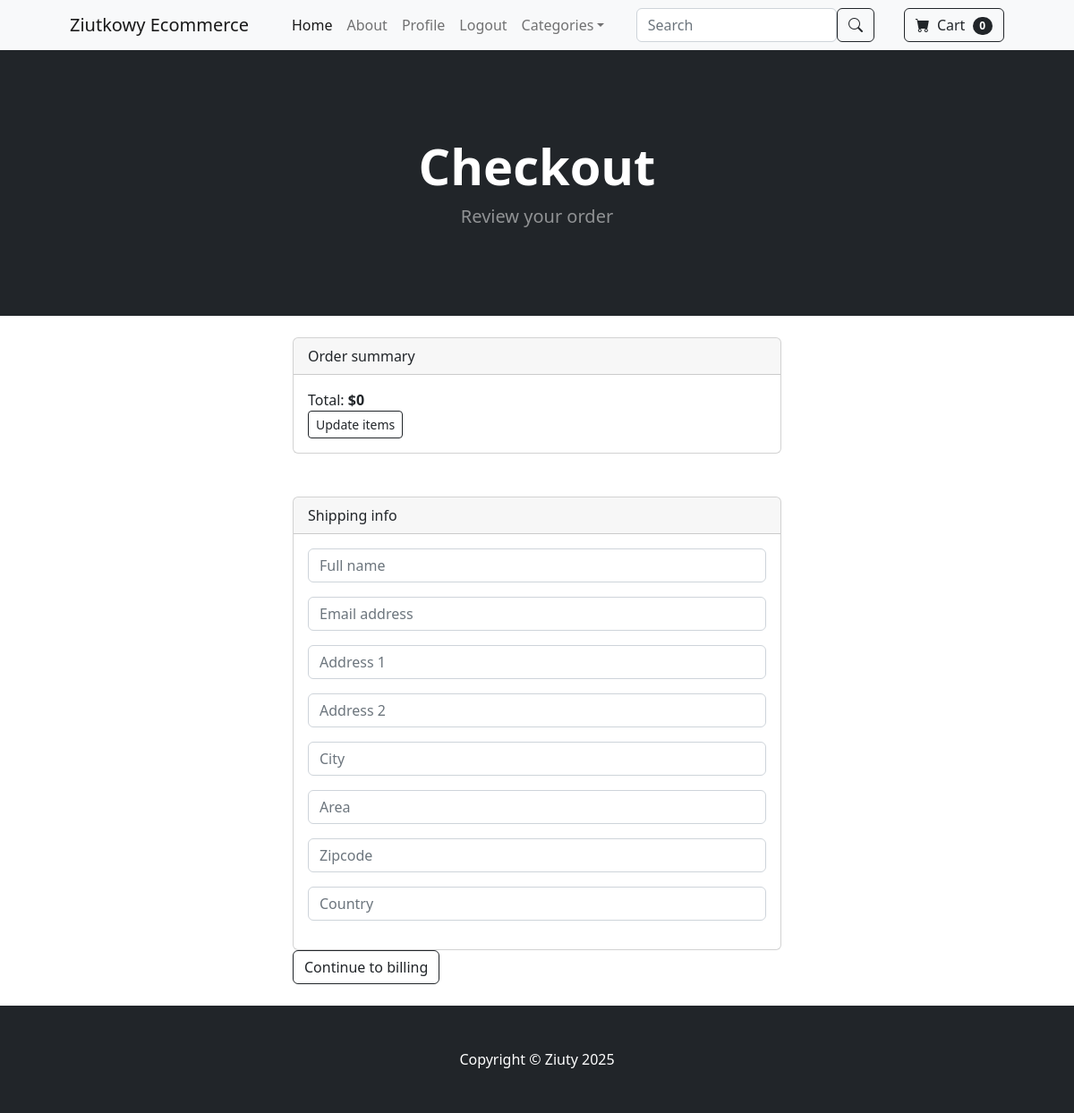
The app's page /payment/checkout/ (signed in), older data.
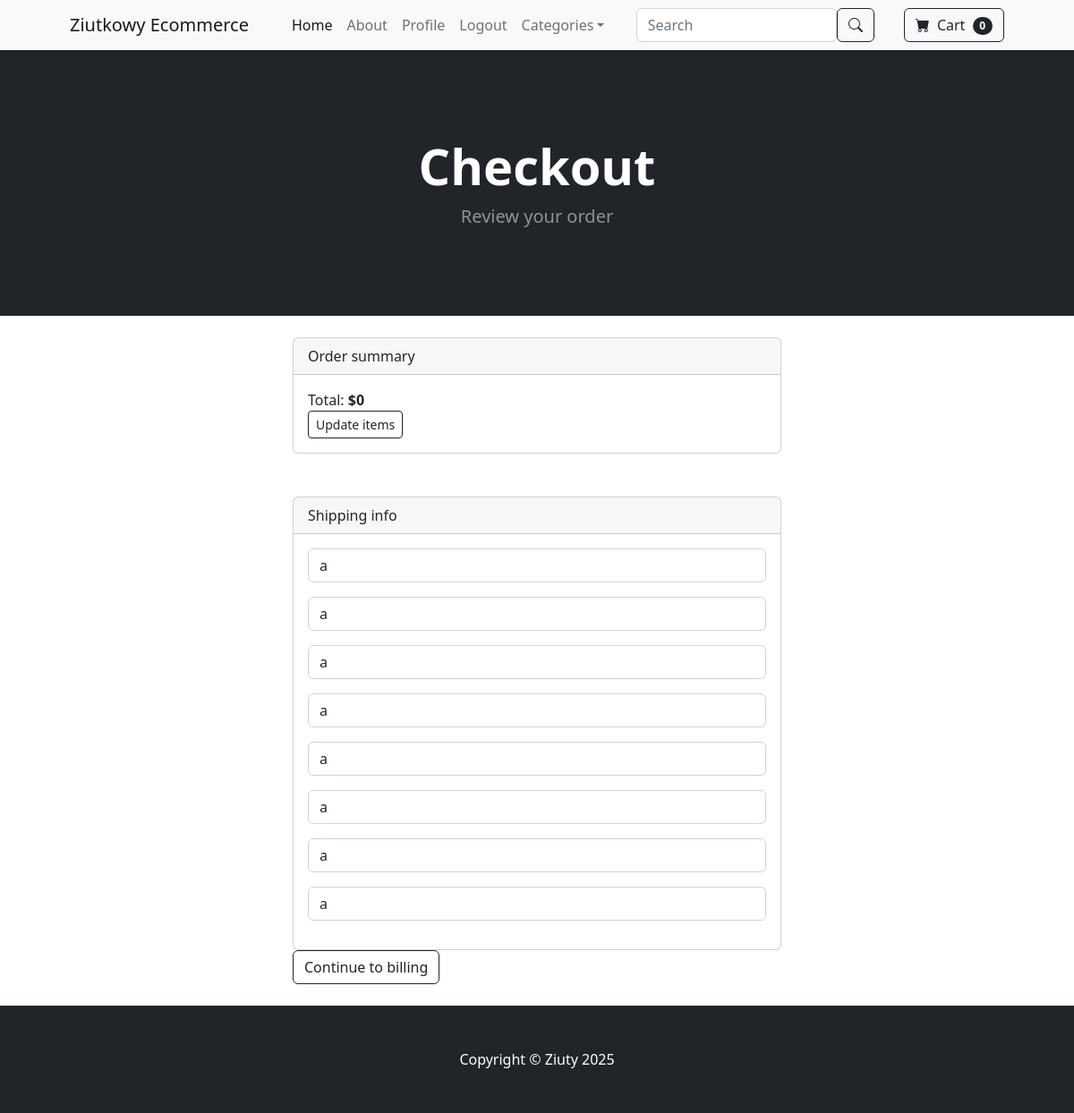
The same page, newer data.
### payment/models.py (models this page shows, shortened)
class ShippingAddress(models.Model):
    user = models.ForeignKey(User,on_delete=models.CASCADE, null=True, blank=True)
    shipping_full_name = models.CharField(max_length=255)
    shipping_email = models.EmailField(max_length=255)
    shipping_address1 = models.CharField(max_length=255)
    shipping_address2 = models.CharField(max_length=255)
    shipping_city = models.CharField(max_length=255)
    shipping_area = models.CharField(max_length=255)
    shipping_zipcode = models.CharField(max_length=255)
    shipping_country = models.CharField(max_length=255)
    class Meta:
        verbose_name_plural = 'Shipping Address'

### payment/views.py (the view)
# urls.py: path('checkout/', views.checkout, name='checkout'),
def checkout(request):
    cart = Cart(request)
    cart_products = cart.get_prods
    quantities = cart.get_quants
    totals = cart.cart_total()
    if not request.user.is_authenticated:
            ship_form = ChangeShippingForm(request.POST or None)
    else:
            try:
                shipping_user = ShippingAddress.objects.get(user__id=request.user.id)
            except ShippingAddress.DoesNotExist:
                shipping_user = None
            ship_form = ChangeShippingForm(request.POST or None,instance=shipping_user)
    return render(request, "payment/checkout.html",
                  {"cart_products": cart_products,
                    "quantities": quantities,
                    'totals':totals,
                    'ship_form':ship_form})

### cart/cart.py (called while the page is built)
    def __len__(self):
        return len(self.cart)

    def get_prods(self):
        product_ids = self.cart.keys()
        products = Products.objects.filter(id__in=product_ids)
        return products

    def cart_total(self):
        product_ids = self.cart.keys()
        products = Products.objects.filter(id__in=product_ids)
        quantites = self.cart
        total = 0
        for k,v in quantites.items():
            k = int(k)
            for product in products:
                if product.id == k:
                    total += (product.price * v)
        return total

### cart/context_processors.py (called while the page is built)
def cart(request):
    return{'cart': Cart(request)}

### store/context_processors.py (called while the page is built)
def categories(request):
    return {'categories': Category.objects.all()}

### payment/templates/payment/checkout.html (shortened to what this page needs)
{% extends 'base.html' %}
{% block content %}
        <header class="bg-dark py-5">
            <div class="container px-4 px-lg-5 my-5">
                <div class="text-center text-white">
                    <h1 class="display-4 fw-bolder">Checkout</h1>
                    <p class="lead fw-normal text-white-50 mb-0">Review your order</p>
                </div>
            </div>
        </header>
        <br/>
        <div class="container">
            <div class="row justify-content-center">
                <div class="col-md-6">
                    <div class="card">
                        <div class="card-header">
                          Order summary
                        </div>
                        <div class="card-body">
                            Total: <strong>${{ totals }}</strong>
                            <br/>
                            <a href="{% url 'cart_summary' %}" class="btn btn-sm btn-outline-dark">Update items </a>
                        </div>
                      </div>
                    <div class="card">
                        <div class="card-header">
                          Shipping info
                        </div>
                        <div class="card-body">
                            {{ ship_form.as_p }}
                        </div>
                      </div>
                    <a href="#" class="btn btn-outline-dark">Continue to billing</a>
                    <br/><br/>
                </div>
            </div>
    	</div>
{% endblock %}

Row changes from the older to the newer data that the page shows:
added ShippingAddress: shipping_full_name "a", shipping_email "a", shipping_address1 "a", shipping_address2 "a", shipping_city "a", shipping_area "a", shipping_zipcode "a", shipping_country "a"
